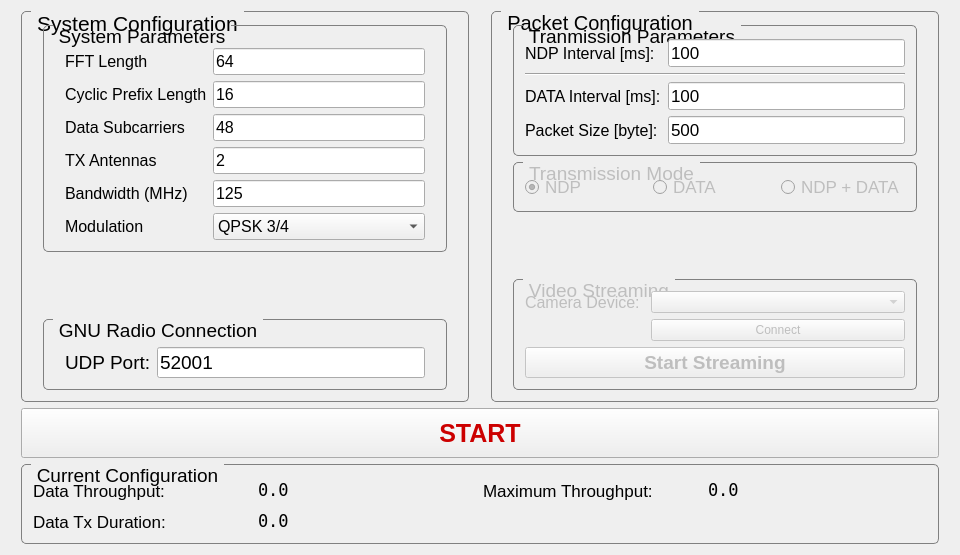
<?xml version="1.0" encoding="UTF-8"?>
<ui version="4.0">
 <class>MainWindow</class>
 <widget class="QMainWindow" name="MainWindow">
  <property name="geometry">
   <rect>
    <x>0</x>
    <y>0</y>
    <width>960</width>
    <height>555</height>
   </rect>
  </property>
  <property name="sizePolicy">
   <sizepolicy hsizetype="Preferred" vsizetype="Minimum">
    <horstretch>0</horstretch>
    <verstretch>0</verstretch>
   </sizepolicy>
  </property>
  <property name="windowTitle">
   <string>MIMO OFDM Packet Generator</string>
  </property>
  <widget class="QWidget" name="centralWidget">
   <property name="sizePolicy">
    <sizepolicy hsizetype="Fixed" vsizetype="Fixed">
     <horstretch>0</horstretch>
     <verstretch>0</verstretch>
    </sizepolicy>
   </property>
   <layout class="QGridLayout" name="gridLayout_4" rowstretch="0,0,0" columnstretch="1,0,0,0,0">
    <property name="sizeConstraint">
     <enum>QLayout::SetDefaultConstraint</enum>
    </property>
    <item row="0" column="0">
     <spacer name="horizontalSpacer_8">
      <property name="orientation">
       <enum>Qt::Horizontal</enum>
      </property>
      <property name="sizeType">
       <enum>QSizePolicy::Maximum</enum>
      </property>
      <property name="sizeHint" stdset="0">
       <size>
        <width>10</width>
        <height>20</height>
       </size>
      </property>
     </spacer>
    </item>
    <item row="0" column="2">
     <spacer name="horizontalSpacer_7">
      <property name="orientation">
       <enum>Qt::Horizontal</enum>
      </property>
      <property name="sizeType">
       <enum>QSizePolicy::Maximum</enum>
      </property>
      <property name="sizeHint" stdset="0">
       <size>
        <width>10</width>
        <height>20</height>
       </size>
      </property>
     </spacer>
    </item>
    <item row="0" column="1">
     <widget class="QGroupBox" name="groupBox">
      <property name="font">
       <font>
        <family>Ubuntu</family>
        <pointsize>16</pointsize>
        <weight>50</weight>
        <bold>false</bold>
       </font>
      </property>
      <property name="styleSheet">
       <string notr="true">QGroupBox {
    border: 1px solid gray;
    border-radius: 5px;
    margin-top: 0.6em;
}

QGroupBox::title {
    subcontrol-origin: margin;
    left: 10px;
    padding: 0 3px 0 3px;
}</string>
      </property>
      <property name="title">
       <string>System Configuration</string>
      </property>
      <layout class="QGridLayout" name="gridLayout_7">
       <item row="1" column="0">
        <spacer name="horizontalSpacer_3">
         <property name="orientation">
          <enum>Qt::Horizontal</enum>
         </property>
         <property name="sizeType">
          <enum>QSizePolicy::Minimum</enum>
         </property>
         <property name="sizeHint" stdset="0">
          <size>
           <width>10</width>
           <height>10</height>
          </size>
         </property>
        </spacer>
       </item>
       <item row="1" column="2">
        <spacer name="horizontalSpacer_4">
         <property name="orientation">
          <enum>Qt::Horizontal</enum>
         </property>
         <property name="sizeType">
          <enum>QSizePolicy::Minimum</enum>
         </property>
         <property name="sizeHint" stdset="0">
          <size>
           <width>10</width>
           <height>20</height>
          </size>
         </property>
        </spacer>
       </item>
       <item row="2" column="1">
        <spacer name="verticalSpacer_10">
         <property name="orientation">
          <enum>Qt::Vertical</enum>
         </property>
         <property name="sizeType">
          <enum>QSizePolicy::MinimumExpanding</enum>
         </property>
         <property name="sizeHint" stdset="0">
          <size>
           <width>20</width>
           <height>5</height>
          </size>
         </property>
        </spacer>
       </item>
       <item row="0" column="1">
        <spacer name="verticalSpacer_12">
         <property name="orientation">
          <enum>Qt::Vertical</enum>
         </property>
         <property name="sizeType">
          <enum>QSizePolicy::Minimum</enum>
         </property>
         <property name="sizeHint" stdset="0">
          <size>
           <width>20</width>
           <height>2</height>
          </size>
         </property>
        </spacer>
       </item>
       <item row="1" column="1">
        <widget class="QGroupBox" name="parameterGroup">
         <property name="enabled">
          <bool>true</bool>
         </property>
         <property name="font">
          <font>
           <pointsize>14</pointsize>
          </font>
         </property>
         <property name="styleSheet">
          <string notr="true">QGroupBox {
    border: 1px solid gray;
    border-radius: 5px;
    margin-top: 0.6em;
}

QGroupBox::title {
    subcontrol-origin: margin;
    left: 10px;
    padding: 0 3px 0 3px;
}</string>
         </property>
         <property name="title">
          <string>System Parameters</string>
         </property>
         <property name="flat">
          <bool>true</bool>
         </property>
         <layout class="QGridLayout" name="gridLayout">
          <item row="0" column="0">
           <spacer name="horizontalSpacer_5">
            <property name="orientation">
             <enum>Qt::Horizontal</enum>
            </property>
            <property name="sizeType">
             <enum>QSizePolicy::Maximum</enum>
            </property>
            <property name="sizeHint" stdset="0">
             <size>
              <width>10</width>
              <height>20</height>
             </size>
            </property>
           </spacer>
          </item>
          <item row="0" column="2">
           <spacer name="horizontalSpacer_6">
            <property name="orientation">
             <enum>Qt::Horizontal</enum>
            </property>
            <property name="sizeType">
             <enum>QSizePolicy::Maximum</enum>
            </property>
            <property name="sizeHint" stdset="0">
             <size>
              <width>10</width>
              <height>20</height>
             </size>
            </property>
           </spacer>
          </item>
          <item row="0" column="1">
           <layout class="QFormLayout" name="formLayout">
            <item row="0" column="0">
             <spacer name="verticalSpacer">
              <property name="orientation">
               <enum>Qt::Vertical</enum>
              </property>
              <property name="sizeType">
               <enum>QSizePolicy::Maximum</enum>
              </property>
              <property name="sizeHint" stdset="0">
               <size>
                <width>20</width>
                <height>5</height>
               </size>
              </property>
             </spacer>
            </item>
            <item row="3" column="0">
             <widget class="QLabel" name="label_9">
              <property name="font">
               <font>
                <pointsize>12</pointsize>
               </font>
              </property>
              <property name="text">
               <string>Data Subcarriers</string>
              </property>
             </widget>
            </item>
            <item row="3" column="1">
             <widget class="QLineEdit" name="dataCarrierInput">
              <property name="font">
               <font>
                <pointsize>12</pointsize>
               </font>
              </property>
              <property name="inputMethodHints">
               <set>Qt::ImhPreferNumbers</set>
              </property>
              <property name="text">
               <string>48</string>
              </property>
              <property name="readOnly">
               <bool>true</bool>
              </property>
             </widget>
            </item>
            <item row="6" column="0">
             <widget class="QLabel" name="label_5">
              <property name="font">
               <font>
                <pointsize>12</pointsize>
               </font>
              </property>
              <property name="text">
               <string>Modulation</string>
              </property>
             </widget>
            </item>
            <item row="6" column="1">
             <widget class="QComboBox" name="mcsSelect">
              <property name="font">
               <font>
                <pointsize>12</pointsize>
               </font>
              </property>
              <property name="currentIndex">
               <number>3</number>
              </property>
              <item>
               <property name="text">
                <string>BPSK 1/2</string>
               </property>
              </item>
              <item>
               <property name="text">
                <string>BPSK 3/4</string>
               </property>
              </item>
              <item>
               <property name="text">
                <string>QPSK 1/2</string>
               </property>
              </item>
              <item>
               <property name="text">
                <string>QPSK 3/4</string>
               </property>
              </item>
              <item>
               <property name="text">
                <string>16QAM 1/2</string>
               </property>
              </item>
              <item>
               <property name="text">
                <string>16 QAM 3/4</string>
               </property>
              </item>
             </widget>
            </item>
            <item row="1" column="0">
             <widget class="QLabel" name="label_3">
              <property name="font">
               <font>
                <pointsize>12</pointsize>
               </font>
              </property>
              <property name="text">
               <string>FFT Length</string>
              </property>
             </widget>
            </item>
            <item row="2" column="0">
             <widget class="QLabel" name="label_4">
              <property name="font">
               <font>
                <pointsize>12</pointsize>
               </font>
              </property>
              <property name="text">
               <string>Cyclic Prefix Length</string>
              </property>
             </widget>
            </item>
            <item row="2" column="1">
             <widget class="QLineEdit" name="cpPrefixInput">
              <property name="font">
               <font>
                <pointsize>12</pointsize>
               </font>
              </property>
              <property name="text">
               <string>16</string>
              </property>
             </widget>
            </item>
            <item row="1" column="1">
             <widget class="QLineEdit" name="fftLengthInput">
              <property name="font">
               <font>
                <pointsize>12</pointsize>
               </font>
              </property>
              <property name="text">
               <string>64</string>
              </property>
             </widget>
            </item>
            <item row="4" column="0">
             <widget class="QLabel" name="label_10">
              <property name="font">
               <font>
                <family>Ubuntu</family>
                <pointsize>12</pointsize>
               </font>
              </property>
              <property name="text">
               <string>TX Antennas</string>
              </property>
             </widget>
            </item>
            <item row="4" column="1">
             <widget class="QLineEdit" name="txAntennaInput">
              <property name="font">
               <font>
                <pointsize>12</pointsize>
               </font>
              </property>
              <property name="text">
               <string>2</string>
              </property>
             </widget>
            </item>
            <item row="5" column="0">
             <widget class="QLabel" name="label_12">
              <property name="font">
               <font>
                <pointsize>12</pointsize>
               </font>
              </property>
              <property name="text">
               <string>Bandwidth (MHz)</string>
              </property>
             </widget>
            </item>
            <item row="5" column="1">
             <widget class="QLineEdit" name="bandwidthInput">
              <property name="font">
               <font>
                <pointsize>12</pointsize>
               </font>
              </property>
              <property name="text">
               <string>125</string>
              </property>
             </widget>
            </item>
           </layout>
          </item>
         </layout>
        </widget>
       </item>
       <item row="3" column="1">
        <widget class="QGroupBox" name="gnuSocketGroup">
         <property name="font">
          <font>
           <pointsize>14</pointsize>
          </font>
         </property>
         <property name="styleSheet">
          <string notr="true">QGroupBox {
    border: 1px solid gray;
    border-radius: 5px;
    margin-top: 0.6em;
}

QGroupBox::title {
    subcontrol-origin: margin;
    left: 10px;
    padding: 0 3px 0 3px;
}</string>
         </property>
         <property name="title">
          <string>GNU Radio Connection</string>
         </property>
         <layout class="QGridLayout" name="gridLayout_2">
          <item row="0" column="0">
           <spacer name="horizontalSpacer">
            <property name="orientation">
             <enum>Qt::Horizontal</enum>
            </property>
            <property name="sizeType">
             <enum>QSizePolicy::Maximum</enum>
            </property>
            <property name="sizeHint" stdset="0">
             <size>
              <width>10</width>
              <height>20</height>
             </size>
            </property>
           </spacer>
          </item>
          <item row="0" column="1">
           <layout class="QFormLayout" name="formLayout_2">
            <item row="1" column="1">
             <widget class="QLineEdit" name="udpPortInput">
              <property name="font">
               <font>
                <pointsize>14</pointsize>
               </font>
              </property>
              <property name="inputMethodHints">
               <set>Qt::ImhPreferNumbers</set>
              </property>
              <property name="text">
               <string>52001</string>
              </property>
              <property name="echoMode">
               <enum>QLineEdit::Normal</enum>
              </property>
             </widget>
            </item>
            <item row="1" column="0">
             <widget class="QLabel" name="label_6">
              <property name="font">
               <font>
                <pointsize>14</pointsize>
               </font>
              </property>
              <property name="text">
               <string>UDP Port:</string>
              </property>
             </widget>
            </item>
            <item row="0" column="1">
             <spacer name="verticalSpacer_4">
              <property name="orientation">
               <enum>Qt::Vertical</enum>
              </property>
              <property name="sizeType">
               <enum>QSizePolicy::Preferred</enum>
              </property>
              <property name="sizeHint" stdset="0">
               <size>
                <width>20</width>
                <height>10</height>
               </size>
              </property>
             </spacer>
            </item>
           </layout>
          </item>
          <item row="0" column="2">
           <spacer name="horizontalSpacer_2">
            <property name="orientation">
             <enum>Qt::Horizontal</enum>
            </property>
            <property name="sizeType">
             <enum>QSizePolicy::Maximum</enum>
            </property>
            <property name="sizeHint" stdset="0">
             <size>
              <width>10</width>
              <height>20</height>
             </size>
            </property>
           </spacer>
          </item>
         </layout>
        </widget>
       </item>
      </layout>
     </widget>
    </item>
    <item row="0" column="4">
     <spacer name="horizontalSpacer_9">
      <property name="orientation">
       <enum>Qt::Horizontal</enum>
      </property>
      <property name="sizeType">
       <enum>QSizePolicy::Maximum</enum>
      </property>
      <property name="sizeHint" stdset="0">
       <size>
        <width>10</width>
        <height>20</height>
       </size>
      </property>
     </spacer>
    </item>
    <item row="2" column="1" colspan="3">
     <widget class="QGroupBox" name="RateBox">
      <property name="sizePolicy">
       <sizepolicy hsizetype="Preferred" vsizetype="Preferred">
        <horstretch>0</horstretch>
        <verstretch>0</verstretch>
       </sizepolicy>
      </property>
      <property name="maximumSize">
       <size>
        <width>16777215</width>
        <height>80</height>
       </size>
      </property>
      <property name="font">
       <font>
        <pointsize>14</pointsize>
       </font>
      </property>
      <property name="styleSheet">
       <string notr="true">QGroupBox {
    border: 1px solid gray;
    border-radius: 5px;
    margin-top: 0.6em;
}

QGroupBox::title {
    subcontrol-origin: margin;
    left: 10px;
    padding: 0 3px 0 3px;
}</string>
      </property>
      <property name="title">
       <string>Current Configuration</string>
      </property>
      <layout class="QGridLayout" name="gridLayout_3">
       <item row="0" column="0">
        <layout class="QGridLayout" name="gridLayout_11" rowstretch="2,0" columnstretch="0,0,0,0">
         <property name="sizeConstraint">
          <enum>QLayout::SetMinimumSize</enum>
         </property>
         <property name="verticalSpacing">
          <number>6</number>
         </property>
         <item row="1" column="0">
          <widget class="QLabel" name="label_14">
           <property name="font">
            <font>
             <pointsize>13</pointsize>
            </font>
           </property>
           <property name="text">
            <string>Data Tx Duration: </string>
           </property>
          </widget>
         </item>
         <item row="0" column="2">
          <widget class="QLabel" name="label_13">
           <property name="font">
            <font>
             <pointsize>13</pointsize>
            </font>
           </property>
           <property name="text">
            <string>Maximum Throughput:</string>
           </property>
          </widget>
         </item>
         <item row="0" column="1">
          <widget class="QLabel" name="currentRateLabel">
           <property name="font">
            <font>
             <family>DejaVu Sans Mono</family>
             <pointsize>13</pointsize>
            </font>
           </property>
           <property name="text">
            <string>0.0</string>
           </property>
          </widget>
         </item>
         <item row="0" column="0">
          <widget class="QLabel" name="label_11">
           <property name="font">
            <font>
             <pointsize>13</pointsize>
            </font>
           </property>
           <property name="text">
            <string>Data Throughput:</string>
           </property>
          </widget>
         </item>
         <item row="0" column="3">
          <widget class="QLabel" name="maximumRateLabel">
           <property name="font">
            <font>
             <family>DejaVu Sans Mono</family>
             <pointsize>13</pointsize>
            </font>
           </property>
           <property name="text">
            <string>0.0</string>
           </property>
          </widget>
         </item>
         <item row="1" column="1">
          <widget class="QLabel" name="txDurationLabel">
           <property name="font">
            <font>
             <family>DejaVu Sans Mono</family>
             <pointsize>13</pointsize>
            </font>
           </property>
           <property name="text">
            <string>0.0</string>
           </property>
          </widget>
         </item>
        </layout>
       </item>
      </layout>
     </widget>
    </item>
    <item row="0" column="3">
     <widget class="QGroupBox" name="pduGeneratorGroup">
      <property name="enabled">
       <bool>true</bool>
      </property>
      <property name="font">
       <font>
        <pointsize>15</pointsize>
       </font>
      </property>
      <property name="styleSheet">
       <string notr="true">QGroupBox {
    border: 1px solid gray;
    border-radius: 5px;
    margin-top: 0.5em;
    margin-top: 0.6em;
}

QGroupBox::title {
    subcontrol-origin: margin;
    left: 10px;
    padding: 0 3px 0 3px;
}</string>
      </property>
      <property name="title">
       <string>Packet Configuration</string>
      </property>
      <layout class="QGridLayout" name="gridLayout_8">
       <item row="0" column="1">
        <spacer name="verticalSpacer_2">
         <property name="orientation">
          <enum>Qt::Vertical</enum>
         </property>
         <property name="sizeType">
          <enum>QSizePolicy::Preferred</enum>
         </property>
         <property name="sizeHint" stdset="0">
          <size>
           <width>20</width>
           <height>2</height>
          </size>
         </property>
        </spacer>
       </item>
       <item row="7" column="1" rowspan="4">
        <spacer name="verticalSpacer_3">
         <property name="orientation">
          <enum>Qt::Vertical</enum>
         </property>
         <property name="sizeType">
          <enum>QSizePolicy::MinimumExpanding</enum>
         </property>
         <property name="sizeHint" stdset="0">
          <size>
           <width>20</width>
           <height>2</height>
          </size>
         </property>
        </spacer>
       </item>
       <item row="13" column="1">
        <widget class="QGroupBox" name="videoTxGroup">
         <property name="enabled">
          <bool>false</bool>
         </property>
         <property name="font">
          <font>
           <pointsize>14</pointsize>
          </font>
         </property>
         <property name="styleSheet">
          <string notr="true">QGroupBox {
    border: 1px solid gray;
    border-radius: 5px;
    margin-top: 0.6em;
}

QGroupBox::title {
    subcontrol-origin: margin;
    left: 10px;
    padding: 0 3px 0 3px;
}</string>
         </property>
         <property name="title">
          <string>Video Streaming</string>
         </property>
         <layout class="QGridLayout" name="gridLayout_6">
          <item row="1" column="1">
           <layout class="QFormLayout" name="formLayout_3">
            <item row="0" column="0">
             <widget class="QLabel" name="label_7">
              <property name="font">
               <font>
                <pointsize>12</pointsize>
               </font>
              </property>
              <property name="text">
               <string>Camera Device: </string>
              </property>
             </widget>
            </item>
            <item row="0" column="1">
             <widget class="QComboBox" name="cameraSelect"/>
            </item>
            <item row="1" column="1">
             <widget class="QPushButton" name="cameraConnectButton">
              <property name="text">
               <string>Connect</string>
              </property>
             </widget>
            </item>
            <item row="2" column="0" colspan="2">
             <widget class="QPushButton" name="videoTxButton">
              <property name="enabled">
               <bool>false</bool>
              </property>
              <property name="font">
               <font>
                <family>Ubuntu</family>
                <pointsize>14</pointsize>
                <weight>75</weight>
                <italic>false</italic>
                <bold>true</bold>
               </font>
              </property>
              <property name="text">
               <string>Start Streaming</string>
              </property>
             </widget>
            </item>
           </layout>
          </item>
         </layout>
        </widget>
       </item>
       <item row="13" column="0">
        <spacer name="horizontalSpacer_11">
         <property name="orientation">
          <enum>Qt::Horizontal</enum>
         </property>
         <property name="sizeType">
          <enum>QSizePolicy::Minimum</enum>
         </property>
         <property name="sizeHint" stdset="0">
          <size>
           <width>10</width>
           <height>20</height>
          </size>
         </property>
        </spacer>
       </item>
       <item row="1" column="1">
        <widget class="QGroupBox" name="txParamGroup">
         <property name="font">
          <font>
           <pointsize>14</pointsize>
          </font>
         </property>
         <property name="title">
          <string>Tranmission Parameters</string>
         </property>
         <layout class="QGridLayout" name="gridLayout_10">
          <item row="0" column="0">
           <layout class="QGridLayout" name="gridLayout_9">
            <item row="3" column="0">
             <layout class="QFormLayout" name="formLayout_5">
              <property name="sizeConstraint">
               <enum>QLayout::SetDefaultConstraint</enum>
              </property>
              <item row="3" column="0">
               <widget class="QLabel" name="dataIntervalLabel">
                <property name="font">
                 <font>
                  <pointsize>12</pointsize>
                 </font>
                </property>
                <property name="text">
                 <string>DATA Interval [ms]:</string>
                </property>
               </widget>
              </item>
              <item row="3" column="1">
               <widget class="QLineEdit" name="dataIntervalInput">
                <property name="font">
                 <font>
                  <pointsize>13</pointsize>
                 </font>
                </property>
                <property name="inputMethodHints">
                 <set>Qt::ImhPreferNumbers</set>
                </property>
                <property name="text">
                 <string>100</string>
                </property>
                <property name="echoMode">
                 <enum>QLineEdit::Normal</enum>
                </property>
               </widget>
              </item>
              <item row="4" column="0">
               <widget class="QLabel" name="dataSizeLabel">
                <property name="font">
                 <font>
                  <pointsize>12</pointsize>
                 </font>
                </property>
                <property name="text">
                 <string>Packet Size [byte]: </string>
                </property>
               </widget>
              </item>
              <item row="4" column="1">
               <widget class="QLineEdit" name="dataSizeInput">
                <property name="font">
                 <font>
                  <pointsize>13</pointsize>
                 </font>
                </property>
                <property name="text">
                 <string>500</string>
                </property>
               </widget>
              </item>
              <item row="1" column="0">
               <widget class="QLabel" name="ndpIntervalLabel">
                <property name="font">
                 <font>
                  <pointsize>12</pointsize>
                 </font>
                </property>
                <property name="text">
                 <string>NDP Interval [ms]:</string>
                </property>
               </widget>
              </item>
              <item row="1" column="1">
               <widget class="QLineEdit" name="ndpIntervalInput">
                <property name="font">
                 <font>
                  <pointsize>13</pointsize>
                 </font>
                </property>
                <property name="text">
                 <string>100</string>
                </property>
               </widget>
              </item>
              <item row="2" column="0" colspan="2">
               <widget class="Line" name="line_3">
                <property name="orientation">
                 <enum>Qt::Horizontal</enum>
                </property>
               </widget>
              </item>
             </layout>
            </item>
            <item row="0" column="0">
             <spacer name="verticalSpacer_6">
              <property name="orientation">
               <enum>Qt::Vertical</enum>
              </property>
              <property name="sizeType">
               <enum>QSizePolicy::Preferred</enum>
              </property>
              <property name="sizeHint" stdset="0">
               <size>
                <width>20</width>
                <height>2</height>
               </size>
              </property>
             </spacer>
            </item>
           </layout>
          </item>
         </layout>
        </widget>
       </item>
       <item row="5" column="1">
        <widget class="QGroupBox" name="txModeGroup">
         <property name="enabled">
          <bool>false</bool>
         </property>
         <property name="font">
          <font>
           <pointsize>14</pointsize>
          </font>
         </property>
         <property name="title">
          <string>Transmission Mode</string>
         </property>
         <layout class="QVBoxLayout" name="verticalLayout_8">
          <item>
           <layout class="QVBoxLayout" name="verticalLayout_7">
            <item>
             <layout class="QHBoxLayout" name="horizontalLayout_2">
              <item>
               <widget class="QRadioButton" name="ndpButton">
                <property name="font">
                 <font>
                  <pointsize>13</pointsize>
                 </font>
                </property>
                <property name="text">
                 <string>NDP</string>
                </property>
                <property name="checked">
                 <bool>true</bool>
                </property>
                <attribute name="buttonGroup">
                 <string notr="true">txButtonGroup</string>
                </attribute>
               </widget>
              </item>
              <item>
               <widget class="QRadioButton" name="dataButton">
                <property name="font">
                 <font>
                  <pointsize>13</pointsize>
                 </font>
                </property>
                <property name="text">
                 <string>DATA</string>
                </property>
                <attribute name="buttonGroup">
                 <string notr="true">txButtonGroup</string>
                </attribute>
               </widget>
              </item>
              <item>
               <widget class="QRadioButton" name="comboButton">
                <property name="font">
                 <font>
                  <pointsize>13</pointsize>
                 </font>
                </property>
                <property name="text">
                 <string>NDP + DATA</string>
                </property>
                <attribute name="buttonGroup">
                 <string notr="true">txButtonGroup</string>
                </attribute>
               </widget>
              </item>
             </layout>
            </item>
           </layout>
          </item>
         </layout>
        </widget>
       </item>
       <item row="13" column="2">
        <spacer name="horizontalSpacer_10">
         <property name="orientation">
          <enum>Qt::Horizontal</enum>
         </property>
         <property name="sizeType">
          <enum>QSizePolicy::Minimum</enum>
         </property>
         <property name="sizeHint" stdset="0">
          <size>
           <width>10</width>
           <height>20</height>
          </size>
         </property>
        </spacer>
       </item>
      </layout>
     </widget>
    </item>
    <item row="1" column="1" colspan="3">
     <widget class="QPushButton" name="startButton">
      <property name="minimumSize">
       <size>
        <width>0</width>
        <height>50</height>
       </size>
      </property>
      <property name="font">
       <font>
        <pointsize>19</pointsize>
        <weight>75</weight>
        <bold>true</bold>
       </font>
      </property>
      <property name="focusPolicy">
       <enum>Qt::StrongFocus</enum>
      </property>
      <property name="acceptDrops">
       <bool>false</bool>
      </property>
      <property name="styleSheet">
       <string notr="true">color: rgb(204, 0, 0);</string>
      </property>
      <property name="text">
       <string>START</string>
      </property>
     </widget>
    </item>
   </layout>
  </widget>
 </widget>
 <layoutdefault spacing="6" margin="11"/>
 <resources/>
 <connections/>
 <buttongroups>
  <buttongroup name="txButtonGroup"/>
 </buttongroups>
</ui>
